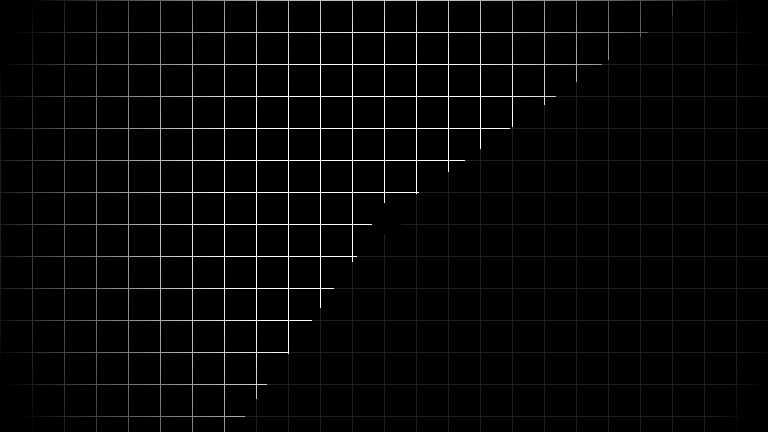
Frame 1 (no input)
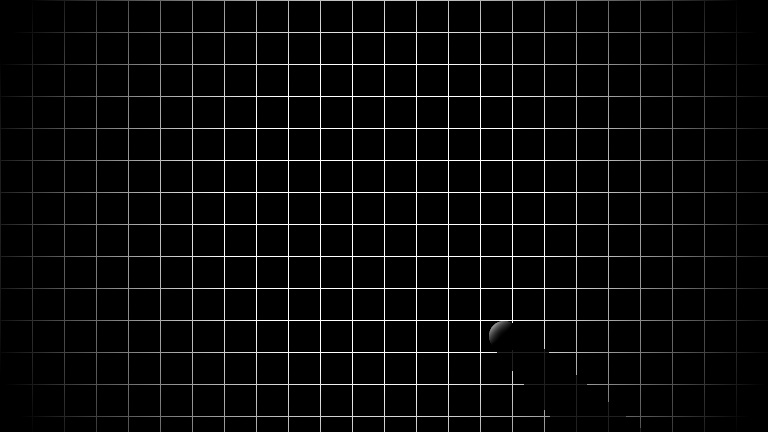
Frame 60 (the mouse pressed at the canvas centre just before this capture)
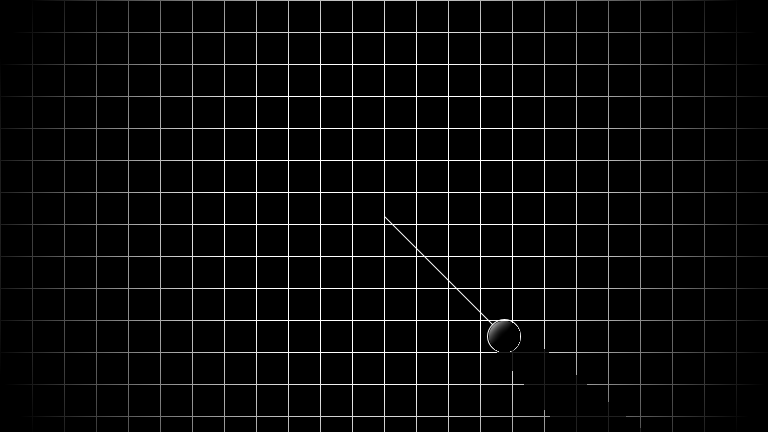
Frame 120 (the mouse held since frame 60 and released just before this capture)

The Processing sketch that drew these frames (run headless with seeded random() and noise(); from frame 60 on, the mouse is pressed at the canvas centre):

// Processing sketch: Yrgo03_Vectors
// ── Yrgo03_Vectors.pde
//settings
float circleDiameter = 32f;
float lightSize = 13;
int gridSize = 32;


Vector velocity = new Vector(2, 2);
Vector position = new Vector(0, 0);
float cricleRadius;
float circleDiameterLightSize;

void setup()
{
	size(768, 432);
	background(0);
	noFill();
	stroke(255);
	
	position = new Vector(width / 2, height / 2);
	cricleRadius = circleDiameter / 2;
    circleDiameterLightSize = circleDiameter * lightSize;
}

void draw()
{
	background(0);
	
	if (mousePressed) {
		line(position.x, position.y, mouseX, mouseY);
		ellipse(position.x, position.y, circleDiameter + 1, circleDiameter + 1);
	} else {
		//Makethe circle bounce on the edges of the screen.
		position.add(velocity);
		if (position.x < cricleRadius || position.x > width - cricleRadius) {
			velocity.x = -velocity.x;
			position.add(velocity);
		}
		if (position.y < cricleRadius || position.y > height - cricleRadius) {
			velocity.y = -velocity.y;
			position.add(velocity);
		}
	}
	
	coolEffect();
	//text(frameRate,20,20);
	//ellipse(position.x, position.y, circleDiameter, circleDiameter); //Draw a circle (ellipse) on screen.
	
}

void mouseReleased() {
	
	Vector diffVector = new Vector(mouseX - position.x, mouseY - position.y); //Calculate the vector between the circle and the mouse.
	
	//Adjust thespeed in a way so it doesn't go too fast. But still make it so a longer line makes it go faster then a short line.
	diffVector.div(32);
	diffVector.limit(10); 
	
	velocity = new Vector(diffVector.x, diffVector.y); //Use the vector to give the circle direction (movement).
	//position = new Vector(mouseX, mouseY); //Teleport the circle to the mouse when you press the mouse button
}

void coolEffect() {
	loadPixels();
	
	Vector distCenterBase = new Vector(position.x - width / 2, position.y - height / 2);
	
	Vector distCenter = distCenterBase.copy();
	distCenter.square();
	float distCenterF = sqrt(distCenter.x + distCenter.y);
	
	//caculate angles for shadow.
	float circleangleBetweenLightAndPixel = atan2(distCenterBase.x, distCenterBase.y);
	
	float[] circleSides = {
		sin(circleangleBetweenLightAndPixel + HALF_PI) * cricleRadius,
		cos(circleangleBetweenLightAndPixel + HALF_PI) * cricleRadius};
	
	float angle1 = atan2(distCenterBase.x - circleSides[0], distCenterBase.y - circleSides[1]);
	float angle2 = atan2(distCenterBase.x + circleSides[0], distCenterBase.y + circleSides[1]);

    boolean angleCloseToZero = angle1 - angle2 > PI;
	
	for (int y = 0; y < height; y++) {   
		boolean yIsGrid = y % gridSize ==  0;
		int yMultWidth = y * width;
		for (int x = 0; x < width; x++) {
			
			//caculate normal and distance to circle
            boolean isInsideCircle = false;
			Vector distanceToCircle = position.copy();
            float distanceToCircleFloat = 0;
			distanceToCircle.sub(new Vector(x, y));
            Vector normal = distanceToCircle.copy();
            if (Math.abs(distanceToCircle.x) + Math.abs(distanceToCircle.y) < circleDiameter) {
                distanceToCircle.square();
                distanceToCircleFloat = sqrt(distanceToCircle.x + distanceToCircle.y);
                if (distanceToCircleFloat < cricleRadius)
                    isInsideCircle = true;
            }
			
			if (isInsideCircle) {
				
				normal = new Vector(norm(normal.x, 1, -1), norm(normal.y, 1, -1));
				
				//light derection
				Vector light = new Vector(width / 2 - x, height / 2 - y);
				light.limit(1);
				light.mult(normal);
				light.mult(max(distanceToCircleFloat,0));
				pixels[yMultWidth + x] = color(light.x + light.y + 127 * min(0,(cricleRadius) - (distanceToCircleFloat + 0.71f))); //light + anti aliasing
				
			} else if (yIsGrid || x % gridSize ==  0) {
				
				Vector distanceBetweenLightAndPixel = new Vector(x - width / 2, y - height / 2);
				
				float angleBetweenLightAndPixel = atan2(distanceBetweenLightAndPixel.x, distanceBetweenLightAndPixel.y);

				distanceBetweenLightAndPixel.square();
				float distanceBetweenLightAndPixelFloat = sqrt(distanceBetweenLightAndPixel.x + distanceBetweenLightAndPixel.y);
				
				if (angleCloseToZero) {
					if	(angleBetweenLightAndPixel < angle1 && angleBetweenLightAndPixel > angle2 || distanceBetweenLightAndPixelFloat < distCenterF)
						pixels[yMultWidth + x] = color(circleDiameterLightSize - distanceBetweenLightAndPixelFloat);
					else
						pixels[yMultWidth + x] = color(min(circleDiameterLightSize - distanceBetweenLightAndPixelFloat, 32));
				} else {
					if	(angleBetweenLightAndPixel < angle1 || angleBetweenLightAndPixel > angle2 || distanceBetweenLightAndPixelFloat < distCenterF)
						pixels[yMultWidth + x] = color(circleDiameterLightSize- distanceBetweenLightAndPixelFloat);
					else
						pixels[yMultWidth + x] = color(min(circleDiameterLightSize - distanceBetweenLightAndPixelFloat, 32));
				}
			}
		}
	}
	updatePixels();
}

// ── Vector.pde
public class Vector {
	public float x = 0;
	public float y = 0;
	
	public Vector(float x, float y) {
		this.x = x;
		this.y = y;
	}
	
	public void add(int n) { add((float)n); }
	public void add(float n) {
		x += n;
		y += n;
	}
	public void add(Vector v) {
		x += v.x;
		y += v.y;
	}
	
	public void sub(int n) { add((float)n); }
	public void sub(float n) {
		x -= n;
		y -= n;
	}
	public void sub(Vector v) {
		x -= v.x;
		y -= v.y;
	}
	
	public void div(int n) { div((float)n); }
	public void div(float n) {
		x /= n;
		y /= n;
	}
	public void div(Vector v) {
		x /= v.x;
		y /= v.y;
	}
	
	public void mult(int n) { div((float)n); }
	public void mult(float n) {
		x *= n;
		y *= n;
	}
	public void mult(Vector v) {
		x *= v.x;
		y *= v.y;
	}
	
	public void square() {
		x *= x;
		y *= y;
	}
	
	public void sqrtt() {
		x = sqrt(x);
		y = sqrt(y);
	}
	
	
	public void limit(int n) { limit((float)n); }
	public void limit(float n) {
		float max = max(new float[] {x, y, -x, -y});
		float div = n / max;
		//div = max(div, 1);
		if (div < 1) {
			x *= div;
			y *= div;
		}
	}
	
	public void crop(int min, int max) {
		x = max(min, min(max, x));
		y = max(min, min(max, y));
	}
	
	public Vector copy() {
		return new Vector(x, y);
	}
	
}
